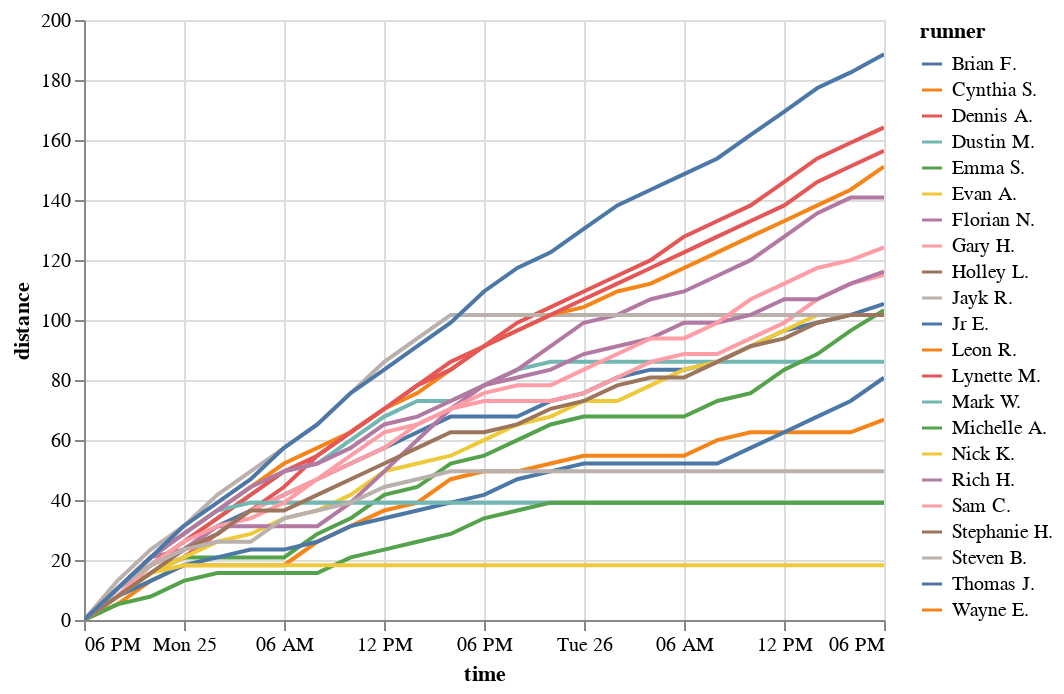

Notebook code for this chart:
### Code cell
alt.Chart(marathon).mark_line().encode(
    x='time',
    y='distance',
    color='runner'
).interactive()

### Figure 1 — Vega-Lite specification as saved in the notebook (floating-point values rounded to 4 significant figures; data arrays with more than 128 entries replaced by an {"elided": "..."} marker saying what was removed)
{"config": {"view": {"continuousWidth": 400, "continuousHeight": 300}}, "data": {"name": "data-75c251e5c23dea0d4c69e26b0c5db612"}, "mark": "line", "encoding": {"color": {"type": "nominal", "field": "runner"}, "x": {"type": "temporal", "field": "time"}, "y": {"type": "quantitative", "field": "distance"}}, "selection": {"selector003": {"type": "interval", "bind": "scales", "encodings": ["x", "y"]}}, "$schema": "https://vega.github.io/schema/vega-lite/v4.0.2.json", "datasets": {"data-75c251e5c23dea0d4c69e26b0c5db612": {"elided": "502 records"}}}
